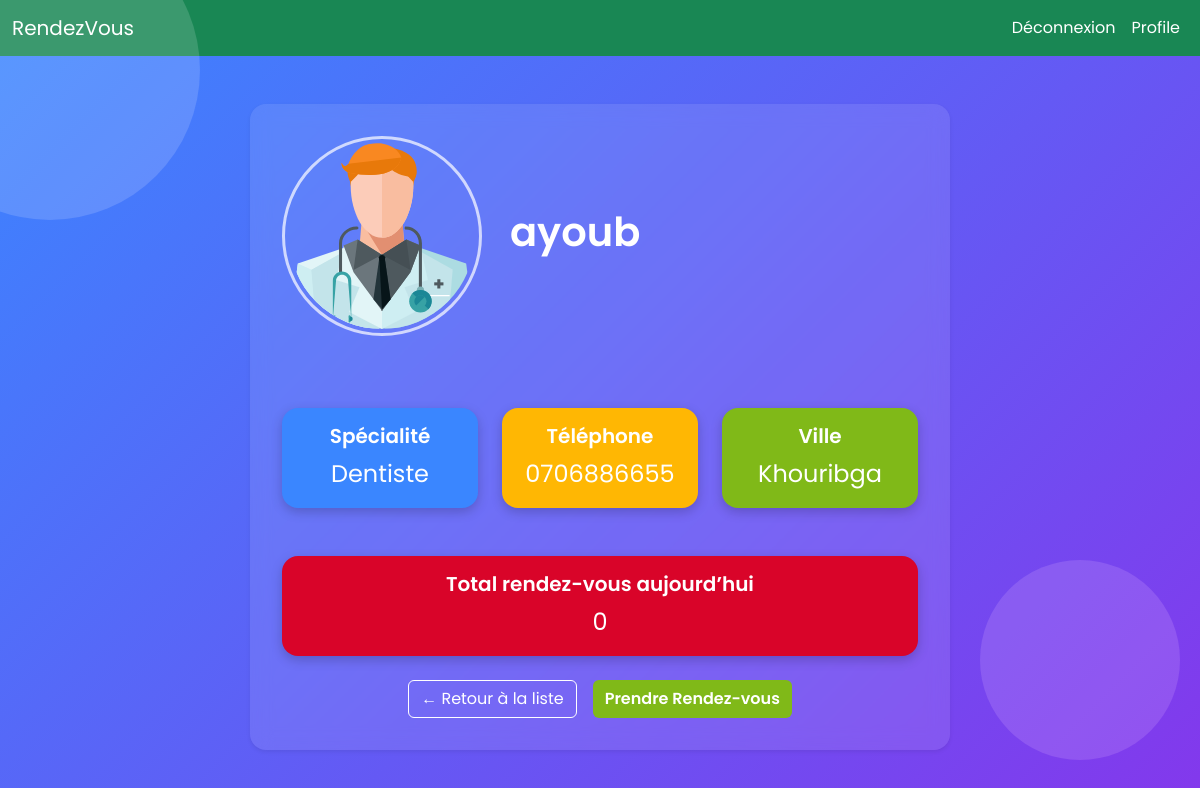
The app's page /profile.php?id=37 (signed in) with its own data.
### tables this page shows
CREATE TABLE `docteurs` (
  `id` int NOT NULL,
  `nom` varchar(200) DEFAULT NULL,
  `tel` varchar(200) DEFAULT NULL,
  `specialites_id` int DEFAULT NULL,
  `ville_id` int DEFAULT NULL,
  `user_id` int DEFAULT NULL
);

CREATE TABLE `specialites` (
  `id` int NOT NULL,
  `nom` varchar(200) DEFAULT NULL
);

CREATE TABLE `ville` (
  `id` int NOT NULL,
  `nom` varchar(200) DEFAULT NULL
);

### profile.php (the view, shortened to what this page needs)
<?php
include "db.php";
include "nav.php";
$id = $_GET['id'];
$hasRdvToday = false;
$stmt = $pdo->prepare("SELECT d.id, d.tel AS tel, d.nom AS nom, s.nom AS specialite, v.nom AS ville
    FROM docteurs d
    JOIN ville v ON d.ville_id = v.id
    JOIN specialites s ON s.id = d.specialites_id
    WHERE d.id = ?
");
$stmt->execute([$id]);
$doctors = $stmt->fetch();
$renderStmt = $pdo->query("SELECT count(*) as s FROM `rendezvous` WHERE  `docteurs_id` = $id AND state != 'Annulée' and date BETWEEN concat(CURRENT_DATE(),' 00:00:00') AND concat(CURRENT_DATE(),' 23:59:59')");
$renderV = $renderStmt->fetch();
?>
<!DOCTYPE html>
<html lang="fr">
<head><meta charset="UTF-8" /><title>Profil Docteur</title><meta name="viewport" content="width=device-width, initial-scale=1" />
<link rel="stylesheet" href="css/bootstrap.min.css">
</head>
<body>
  <div class="background-shape shape1"></div>
  <div class="background-shape shape2"></div>
  <div class="container py-5">
    <div class="card card-glass shadow-sm rounded-4">
      <div class="row g-5 align-items-center">
        <div class="col-md-4 text-center">
          <img src="doctor-svgrepo-com (2).svg" alt="Photo docteur" class="doctor-img" />
        </div>
        <div class="col-md-8">
          <h1><?= htmlspecialchars($doctors['nom']) ?></h1>
        </div>
      </div>
      <div class="row g-4 mt-5 text-center">
        <div class="col-md-4">
          <div class="info-card info-primary">
            <h5>Spécialité</h5>
            <p><?= htmlspecialchars($doctors['specialite']) ?></p>
          </div>
        </div>
        <div class="col-md-4">
          <div class="info-card info-warning">
            <h5>Téléphone</h5>
            <p><?= htmlspecialchars($doctors['tel']) ?></p>
          </div>
        </div>
        <div class="col-md-4">
          <div class="info-card info-success">
            <h5>Ville</h5>
            <p><?= htmlspecialchars($doctors['ville']) ?></p>
          </div>
        </div>
      </div>
      <div class="row mt-5">
        <div class="col-12">
          <div class="info-card info-danger mb-4">
            <h5>Total rendez-vous aujourd’hui</h5>
            <p><?= htmlspecialchars($renderV['s']) ?></p>
          </div>
          <div class="d-flex flex-wrap gap-3 justify-content-center">
            <a href="patient.php" class="btn btn-outline-light">
              ← Retour à la liste
            </a>
            <?php $disableBtn = $hasRdvToday || $renderV['s'] >= 20; ?>
            <button type="button" class="btn btn-success"
                    name="rdvModal"
                    data-bs-toggle="modal"
                    data-bs-target="#rdvModal"
                    <?= $disableBtn ? 'disabled' : '' ?>>
              Prendre Rendez-vous
            </button>
          </div>
        </div>
      </div>
    </div>
  </div>
</body>
</html>

### profile.php (style rules this page uses)
body { font-family: 'Poppins', sans-serif; margin: 0; padding: 0; min-height: 100vh; background: linear-gradient(135deg, #3a86ff, #8338ec); overflow-x: hidden; position: relative; color: white; }
.background-shape { position: absolute; border-radius: 50%; opacity: 0.15; z-index: 0; animation: float 6s ease-in-out infinite; }
.shape1 { width: 300px; height: 300px; top: -80px; left: -100px; background: #ffffff; }
.shape2 { width: 200px; height: 200px; bottom: 40px; right: 20px; background: #ffd6ff; animation-delay: 2s; }
.container { position: relative; z-index: 1; }
.card-glass { background: rgba(255, 255, 255, 0.1); border: none; border-radius: 1.5rem; backdrop-filter: blur(10px); box-shadow: 0 8px 30px rgba(0, 0, 0, 0.2); padding: 2rem; color: white; max-width: 700px; margin: auto; }
.doctor-img { width: 200px; height: 200px; object-fit: cover; border-radius: 50%; border: 3px solid rgba(255 255 255 / 0.7); padding: 0.25rem; }
h1, h3 { font-weight: 600; }
.info-card { background: rgba(255 255 255 / 0.15); border-radius: 1rem; box-shadow: 0 4px 12px rgb(0 0 0 / 0.2); padding: 1rem 0; text-align: center; transition: background-color 0.3s ease; cursor: default; }
.info-card h5 { margin-bottom: 0.5rem; font-weight: 600; color: #fff; }
.info-card p { font-size: 1.5rem; margin: 0; color: #fff; }
.info-primary { background-color: #3a86ff; }
.info-warning { background-color: #ffb703; }
.info-success { background-color: #80b918; }
.info-danger { background-color: #d90429; }
.btn-outline-light { color: white; border-color: white; transition: background-color 0.3s ease, color 0.3s ease; }
.btn-success { background-color: #80b918; border: none; font-weight: 600; transition: background-color 0.3s ease; }

### records on screen
docteurs: nom "ayoub", specialites.nom "Dentiste", tel "0706886655", ville.nom "Khouribga"

### other values on screen
$renderV['s'] "0"
